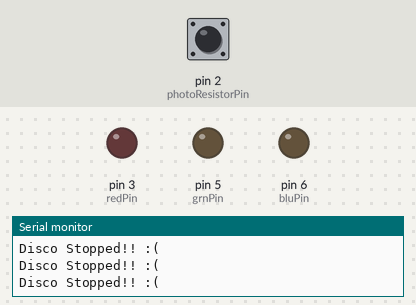
Simulated run of this sketch. Board: Arduino Uno, built with avr-gcc and run on an emulated ATmega328P. On the bench: output pins drawn as LEDs (lit = HIGH), the last lines printed to the serial monitor. Inputs (shaded band) come from the test bench; at power-on: pin 2 (photoResistorPin) LOW.

Above: at 1.2 s.
1.3 s: pin 2 (photoResistorPin) driven HIGH
At 2.46 s:
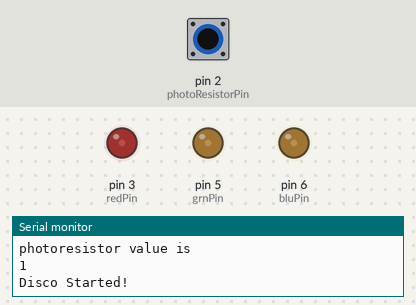
At 3.68 s:
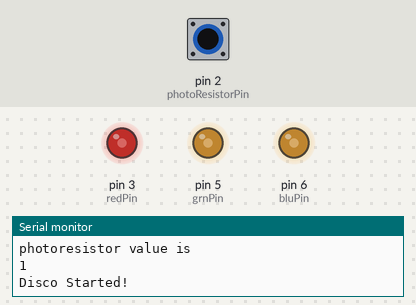
4.3 s: pin 2 (photoResistorPin) driven LOW
7.3 s: pin 2 (photoResistorPin) driven HIGH
At 7.76 s:
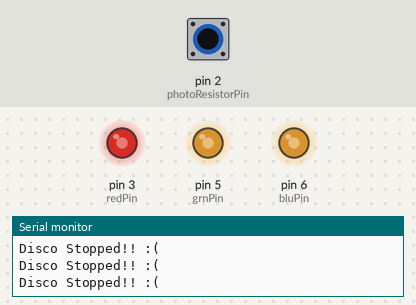
13.3 s: pin 2 (photoResistorPin) pulsed LOW 5 times (0.12 s each, 0.3 s apart)
Timing chart, 0 to 26.3 s (numbered marks = the images above; inputs shaded):
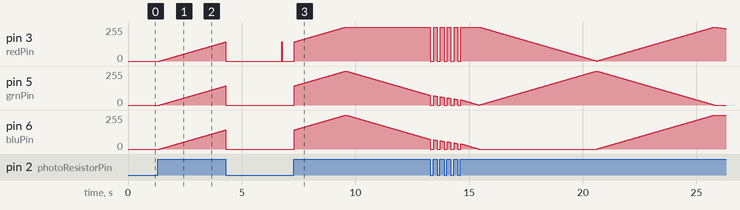

The sketch:

photoResistorFinal.ino
```cpp
int photoResistorPin = 2;
int redPin = 3;
int grnPin = 5;
int bluPin = 6;

int black[3]  = { 0, 0, 0 };
int white[3]  = { 100, 100, 100 };
int red[3]    = { 100, 0, 0 };
int green[3]  = { 0, 100, 0 };
int blue[3]   = { 0, 0, 100 };
int yellow[3] = { 40, 95, 0 };
int dimWhite[3] = { 30, 30, 30 };
int violet[3] = {100, 0, 100};
int purple[3] = {51, 0, 100};
int brown[3] = {100, 50, 0};

int redVal = black[0];
int grnVal = black[1];
int bluVal = black[2];

int wait = 5;      // 10ms internal crossFade delay; increase for slower fades
int hold = 0;       // Optional hold when a color is complete, before the next crossFade
int DEBUG = 0;      // DEBUG counter; if set to 1, will write values back via serial
int loopCount = 60; // How often should DEBUG report?
int repeat = 0;     // How many times should we loop before stopping? (0 for no stop)
int j = 0;

int prevR = redVal;
int prevG = grnVal;
int prevB = bluVal;

void setup() {
  // put your setup code here, to run once:
  pinMode(photoResistorPin, INPUT);
  pinMode(redPin, OUTPUT);
  pinMode(grnPin, OUTPUT);
  pinMode(bluPin, OUTPUT);
  Serial.begin(9600);
}

void loop() {
  int stat = digitalRead(photoResistorPin);
  attachInterrupt(digitalPinToInterrupt(photoResistorPin), stopDisco, LOW);
  Serial.println("photoresistor value is ");
  Serial.println(stat);
  if (stat)
  {
    startDisco();
  }
  else
  {
    stopDisco();
  }
}

void stopDisco()
{
  Serial.println("Disco Stopped!! :(");
  digitalWrite(redPin, 0);
  digitalWrite(grnPin, 0);
  digitalWrite(bluPin, 0);
}

void startDisco()
{
  Serial.println("Disco Started!");
  crossFade(white);
  crossFade(red); //green blue
  crossFade(green);
  crossFade(violet);
  crossFade(purple);
  crossFade(blue);
  crossFade(brown);
  crossFade(yellow);
}

int calculateStep(int prevValue, int endValue) {
  int step = endValue - prevValue; // What's the overall gap?
  if (step) {                      // If its non-zero,
    step = 1020 / step;            //   divide by 1020
  }
  return step;
}

/* The next function is calculateVal. When the loop value, i,
   reaches the step size appropriate for one of the
   colors, it increases or decreases the value of that color by 1.
   (R, G, and B are each calculated separately.)
*/

int calculateVal(int step, int val, int i) {

  if ((step) && i % step == 0) { // If step is non-zero and its time to change a value,
    if (step > 0) {              //   increment the value if step is positive...
      val += 1;
    }
    else if (step < 0) {         //   ...or decrement it if step is negative
      val -= 1;
    }
  }
  // Defensive driving: make sure val stays in the range 0-255
  if (val > 255) {
    val = 255;
  }
  else if (val < 0) {
    val = 0;
  }
  return val;
}

/* crossFade() converts the percentage colors to a
   0-255 range, then loops 1020 times, checking to see if
   the value needs to be updated each time, then writing
   the color values to the correct pins.
*/

void crossFade(int color[3]) {
  // Convert to 0-255
  int R = (color[0] * 255) / 100;
  int G = (color[1] * 255) / 100;
  int B = (color[2] * 255) / 100;

  int stepR = calculateStep(prevR, R);
  int stepG = calculateStep(prevG, G);
  int stepB = calculateStep(prevB, B);

  for (int i = 0; i <= 1020; i++) {
    redVal = calculateVal(stepR, redVal, i);
    grnVal = calculateVal(stepG, grnVal, i);
    bluVal = calculateVal(stepB, bluVal, i);

    analogWrite(redPin, redVal);   // Write current values to LED pins
    analogWrite(grnPin, grnVal);
    analogWrite(bluPin, bluVal);

    delay(wait); // Pause for 'wait' milliseconds before resuming the loop

    if (DEBUG) { // If we want serial output, print it at the
      if (i == 0 or i % loopCount == 0) { // beginning, and every loopCount times
        Serial.print("Loop/RGB: #");
        Serial.print(i);
        Serial.print(" | ");
        Serial.print(redVal);
        Serial.print(" / ");
        Serial.print(grnVal);
        Serial.print(" / ");
        Serial.println(bluVal);
      }
      DEBUG += 1;
    }
  }
  // Update current values for next loop
  prevR = redVal;
  prevG = grnVal;
  prevB = bluVal;
  delay(hold); // Pause for optional 'wait' milliseconds before resuming the loop
}
```

Measured:
- after the input at 1.3 s, pin 3 (redPin), pin 5 (grnPin), pin 6 (bluPin): moves from 0/255 to 143/255 over 2.9 s, starting after 0.10 s
